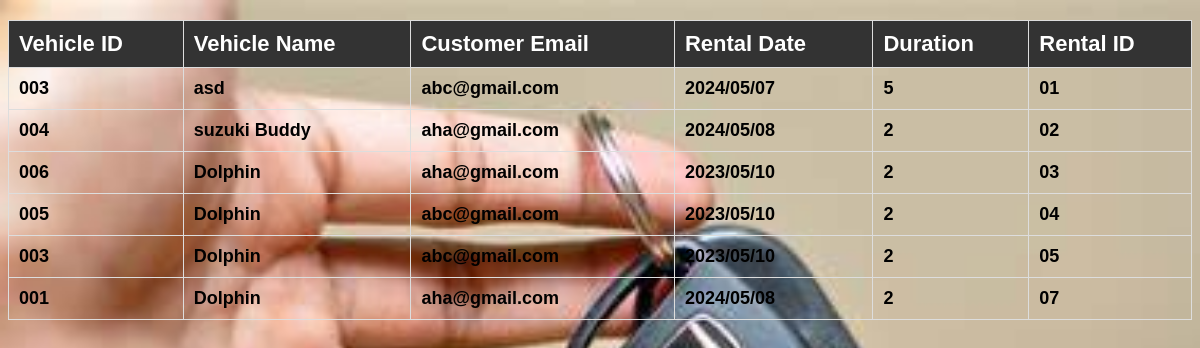
/adminrental.php, run on the app's committed database.
### tables this page shows
CREATE TABLE `rental` (
  `vehicle_id` varchar(100) NOT NULL,
  `vehicle_name` varchar(100) NOT NULL,
  `email` varchar(100) NOT NULL,
  `rental_date` varchar(100) NOT NULL,
  `duration` int(100) NOT NULL,
  `rental_id` varchar(50) NOT NULL
);

### adminrental.php (the view, shortened to what this page needs)
<?php
include("DBconnect.php");
?>
<html>
    <head>
    </head>
    <body>
        <table border="1" width="80%" align="center">
            <tr>
                <th class="headth">Vehicle ID</th>
                <th class="headth">Vehicle Name</th>
                <th class="headth">Customer Email</th>
                <th class="headth">Rental Date</th>
                <th class="headth">Duration</th>
                <th class="headth">Rental ID</th>
            </tr>
            <?php
            $sql="select * from rental";
            $rows = mysqli_query($con, $sql);
            foreach ($rows as $row): ?>
            <tr>
                <th class="bodyth"><?php echo $row["vehicle_id"]; ?></th>
                <th class="bodyth"><?php echo $row["vehicle_name"]; ?></th>
                <th class="bodyth"><?php echo $row["email"]; ?></th>
                <th class="bodyth"><?php echo $row["rental_date"]; ?></th>
                <th class="bodyth"><?php echo $row["duration"]; ?></th>
                <th class="bodyth"><?php echo $row["rental_id"]; ?> </th>
            </tr>
        <?php endforeach ?>
        </table>
    </body>
</html>

### adminrental.php (style rules this page uses)
body { background-color: #a8a8a8; background:url("images/OIP.jpg"); background-size: cover; background-position: center; font-family: Arial, sans-serif; }
table { width: 100%; border-collapse: collapse; margin: 20px auto; }
th, td { padding: 10px; text-align: left; border: 1px solid #ddd; }
.headth { font-size: 22px; font-weight: bold; background-color: #333; color: #fff; }
.bodyth { font-size: 18px; }

### data on the page
rental: vehicle "003", vehicle_name "asd", email "abc@gmail.com", rental_date "2024/05/07", duration "5", rental_id "01"
rental: vehicle "004", vehicle_name "suzuki Buddy", email "aha@gmail.com", rental_date "2024/05/08", duration "2", rental_id "02"
rental: vehicle "006", vehicle_name "Dolphin", email "aha@gmail.com", rental_date "2023/05/10", duration "2", rental_id "03"
rental: vehicle "005", vehicle_name "Dolphin", email "abc@gmail.com", rental_date "2023/05/10", duration "2", rental_id "04"
rental: vehicle "003", vehicle_name "Dolphin", email "abc@gmail.com", rental_date "2023/05/10", duration "2", rental_id "05"
rental: vehicle "001", vehicle_name "Dolphin", email "aha@gmail.com", rental_date "2024/05/08", duration "2", rental_id "07"
